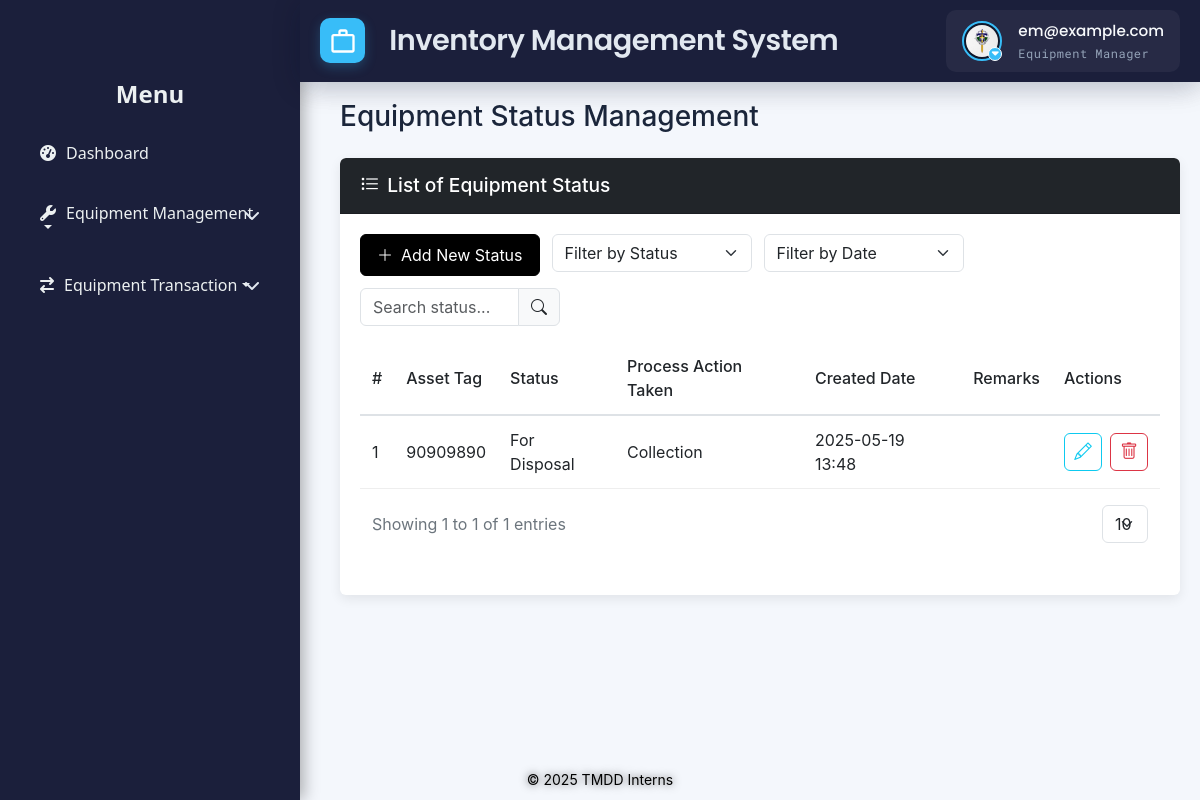
The page /src/view/php/modules/equipment_manager/equipment_status.php (signed in) on the database its author committed.
### tables this page shows
CREATE TABLE `equipment_status` (
  `equipment_status_id` int(11) NOT NULL,
  `asset_tag` varchar(255) NOT NULL,
  `status` varchar(255) NOT NULL,
  `action` varchar(255) NOT NULL,
  `remarks` text DEFAULT NULL,
  `date_created` datetime DEFAULT current_timestamp(),
  `is_disabled` tinyint(1) DEFAULT 0
);

### src/control/RBACService.php (called while the page is built, shortened)
<?php
final class RBACService
{
    private array $privileges = [];
    public function __construct(
        private \PDO $pdo,
        int $userId
    ) {
        $this->loadUserPrivileges($userId);
    }
    private function loadUserPrivileges(int $userId): void
    {
        $sql = <<<'SQL'
        SELECT
          m.module_name,
          p.priv_name
        FROM user_department_roles ur
        JOIN roles r
          ON ur.role_id = r.id
         AND r.is_disabled = 0
        JOIN role_module_privileges rmp
          ON rmp.role_id = r.id
        JOIN modules m
          ON rmp.module_id = m.id
        JOIN privileges p
          ON rmp.privilege_id = p.id
         AND p.is_disabled = 0
       WHERE ur.user_id = ?
    SQL;
        $stmt = $this->pdo->prepare($sql);
        $stmt->execute([$userId]);
        while ($row = $stmt->fetch(\PDO::FETCH_ASSOC)) {
            $this->privileges[$row['module_name']][] = $row['priv_name'];
        }
    }
    public function hasPrivilege(string $module, string $priv): bool
    {
        return isset($this->privileges[$module])
            && in_array($priv, $this->privileges[$module], true);
    }
}

### src/view/php/modules/equipment_manager/equipment_status.php (the view, shortened to what this page needs)
<?php
include '../../general/header.php';
include '../../general/sidebar.php';
include '../../general/footer.php';
include('../../general/header.php');
$rbac = new RBACService($pdo, $_SESSION['user_id']);
$rbac->requirePrivilege('Equipment Management', 'View');
$canCreate = $rbac->hasPrivilege('Equipment Management', 'Create');
$canModify = $rbac->hasPrivilege('Equipment Management', 'Modify');
$canDelete = $rbac->hasPrivilege('Equipment Management', 'Remove');
?>
<!DOCTYPE html>
<html lang="en">
<head>
    <link href="../../../styles/css/equipment-manager.css" rel="stylesheet">
    <link href="https://cdn.jsdelivr.net/npm/bootstrap-icons/font/bootstrap-icons.min.css" rel="stylesheet">
    <link href="https://cdn.jsdelivr.net/npm/select2@4.1.0-rc.0/dist/css/select2.min.css" rel="stylesheet">
</head>
<body>
    <div class="main-container">
        <header class="main-header">
            <h1>Equipment Status Management</h1>
        </header>
        <section class="card">
            <div class="card-header bg-dark text-white d-flex justify-content-between align-items-center">
                <h2><i class="bi bi-list-task"></i> List of Equipment Status</h2>
            </div>
            <div class="card-body">
                <div class="container-fluid px-0">
                    <div class="filter-container">
                        <div class="col-auto">
                            <?php if ($canCreate): ?>
                            <button class="btn btn-dark" data-bs-toggle="modal" data-bs-target="#addStatusModal">
                                <i class="bi bi-plus-lg"></i> Add New Status
                            </button>
                            <?php endif; ?>
                        </div>
                        <div class="col-md-3">
                            <select class="form-select" id="filterStatus">
                                <option value="">Filter by Status</option>
                            </select>
                        </div>
                        <div class="col-md-3">
                            <select class="form-select" id="dateFilter">
                                <option value="">Filter by Date</option>
                            </select>
                        </div>
                        <div class="col-md-3">
                            <div class="input-group">
                                <input type="text" id="searchStatus" class="form-control" placeholder="Search status...">
                                <span class="input-group-text"><i class="bi bi-search"></i></span>
                            </div>
                        </div>
                    </div>
                </div>
                <div class="table-responsive" id="table">
                    <table class="table" id="statusTable">
                        <thead>
                            <tr>
                                <th>#</th>
                                <th>Asset Tag</th>
                                <th>Status</th>
                                <th>Process Action Taken</th>
                                <th>Created Date</th>
                                <th>Remarks</th>
                                <th>Actions</th>
                            </tr>
                        </thead>
                        <tbody>
                            <?php
                            try {
                                $stmt = $pdo->query("SELECT * FROM equipment_status WHERE is_disabled = 0 ORDER BY date_created DESC");
                                while ($row = $stmt->fetch()) {
                                    echo "<tr>";
                                    echo "<td>" . htmlspecialchars($row['equipment_status_id']) . "</td>";
                                    echo "<td>" . htmlspecialchars($row['asset_tag']) . "</td>";
                                    echo "<td>" . htmlspecialchars($row['status']) . "</td>";
                                    echo "<td>" . htmlspecialchars($row['action']) . "</td>";
                                    echo "<td>" . date('Y-m-d H:i', strtotime($row['date_created'])) . "</td>";
                                    echo "<td>" . htmlspecialchars($row['remarks']) . "</td>";
                                    echo "<td>
                      <div class='d-flex justify-content-center gap-2'>";
                                    if ($canModify) {
                                        echo "<button class='btn btn-sm btn-outline-info edit-status'
                                                data-id='" . htmlspecialchars($row['equipment_status_id']) . "'
                                                data-asset='" . htmlspecialchars($row['asset_tag']) . "'
                                                data-status='" . htmlspecialchars($row['status']) . "'
                                                data-action='" . htmlspecialchars($row['action']) . "'
                                                data-remarks='" . htmlspecialchars($row['remarks']) . "'
                                                data-disabled='" . htmlspecialchars($row['is_disabled']) . "'>
                                              <i class='bi bi-pencil'></i>
                                            </button>";
                                    }
                                    if ($canDelete) {
                                        echo "<button class='btn btn-sm btn-outline-danger delete-status'
                                                data-id='" . htmlspecialchars($row['equipment_status_id']) . "'>
                                              <i class='bi bi-trash'></i>
                                            </button>";
                                    }
                                    echo "</div>
                    </td>";
                                    echo "</tr>";
                                }
                            } catch (PDOException $e) {
                                echo "<tr><td colspan='8' class='text-danger text-center'>Error loading equipment status: " . $e->getMessage() . "</td></tr>";
                            }
                            ?>
                        </tbody>
                    </table>
                </div>
                <div class="container-fluid">
                    <div class="row align-items-center g-3">
                        <div class="col-12 col-sm-auto">
                            <div class="text-muted">
                                Showing <span id="currentPage">1</span> to <span id="rowsPerPage">20</span> of <span
                                    id="totalRows">100</span>
                                entries
                            </div>
                        </div>
                        <div class="col-12 col-sm-auto ms-sm-auto">
                            <div class="d-flex align-items-center gap-2">
                                <select id="rowsPerPageSelect" class="form-select" style="width: auto;">
                                    <option value="10" selected>10</option>
                                </select>
                            </div>
                        </div>
                        <div class="row mt-3">
                            <div class="col-12">
                            </div>
                        </div>
                    </div>
                </div>
            </div>
        </section>
    </div>
</body>
</html>

### src/view/styles/css/header_footer.css (style rules this page uses)
* { margin: 0; padding: 0; box-sizing: border-box; }
body { background: #f5f7fb; }

### src/view/styles/css/sidebar.css (style rules this page uses)
:root { --sidebar-bg-start: #2c3e50; --sidebar-bg-end: #34495e; --sidebar-text: #ecf0f1; --hover-bg: rgba(255, 255, 255, 0.1); }

### src/view/styles/css/equipment-manager.css (style rules this page uses)
:root { --primary-color: #1B263B; --secondary-color: #0d6efd; --success-color: #198754; --danger-color: #dc3545; --warning-color: #ffc107; --info-color: #0dcaf0; --light-color: #f8f9fa; --dark-color: #212529; --bg-color: #f4f7fc; --text-color: #333; --border-color: #dee2e6; --shadow-color: rgba(0, 0, 0, 0.08); --border-radius: 0.375rem; --transition-speed: 0.2s; --font-family: 'Inter', system-ui, -apple-system, sans-serif; }
body { font-family: var(--font-family); background-color: var(--bg-color); margin: 0; padding: 0; color: var(--text-color); min-height: 100vh; }
.main-container { padding: 20px; margin-left: 320px; padding-top: 100px; }
.main-header h1 { font-size: 1.75rem; margin-bottom: 1.5rem; display: flex; align-items: center; gap: 0.75rem; color: var(--primary-color); }
.card { background: #fff; border-radius: var(--border-radius); box-shadow: 0 4px 12px var(--shadow-color); overflow: hidden; margin-bottom: 1.5rem; border: none; }
.card-header { background: var(--primary-color); color: white; padding: 1rem 1.25rem; display: flex; justify-content: space-between; align-items: center; }
.card-header h2 { margin: 0; font-size: 1.2rem; display: flex; align-items: center; gap: 0.5rem; }
.card-body { padding: 1.25rem; }
.filter-container { display: flex; flex-wrap: wrap; gap: 0.75rem; margin-bottom: 1rem; }
.btn { display: inline-flex; align-items: center; gap: 0.5rem; border-radius: var(--border-radius); padding: 0.5rem 1rem; transition: all var(--transition-speed) ease-in-out; cursor: pointer; }
.btn-sm { padding: 0.25rem 0.5rem; font-size: 0.875rem; }
.btn-dark { background-color: #000000; border-color: #000000; color: white; }
.btn-outline-danger { color: var(--danger-color); border-color: var(--danger-color); }
.btn-outline-info { color: var(--info-color); border-color: var(--info-color); }
.edit-equipment, .edit-location, .edit-status, .remove-equipment, .delete-location, .delete-status { width: 38px; height: 38px; padding: 0; justify-content: center; }
.edit-equipment i, .edit-location i, .edit-status i, .remove-equipment i, .delete-location i, .delete-status i { font-size: 1.1rem; }
.form-select, .form-control { border-radius: var(--border-radius); border: 1px solid var(--border-color); padding: 0.375rem 0.75rem; transition: border-color var(--transition-speed) ease-in-out, box-shadow var(--transition-speed) ease-in-out; }
.input-group { display: flex; align-items: center; }
.input-group-text { background-color: var(--light-color); border: 1px solid var(--border-color); border-radius: var(--border-radius); }
.table { width: 100%; border-collapse: collapse; margin-bottom: 0; }
.table th, .table td { padding: 0.75rem; text-align: left; border-bottom: 1px solid #eee; vertical-align: middle; }
.table th { font-weight: 500; border-bottom: 2px solid var(--border-color); }
.table-responsive { overflow-x: auto; margin-bottom: 1rem; }
.text-muted { color: #6c757d !important; }
.d-flex { display: flex; }
.justify-content-between { justify-content: space-between; }
.justify-content-center { justify-content: center; }
.align-items-center { align-items: center; }
.gap-2 { gap: 0.5rem; }
.mt-3 { margin-top: 1rem; }

### rows shown on the page
equipment_status: equipment_status_id "1", asset_tag "90909890", status "For Disposal", action "Collection", date_created "2025-05-19 13:48"

### other values the page prints
$email "em@example.com"
$role "Equipment Manager"
